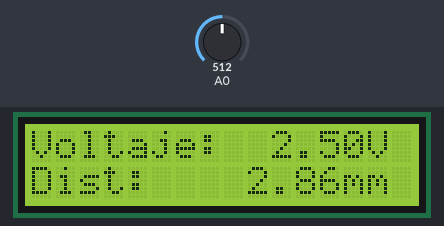
The sketch below on a simulated Arduino Uno, built with avr-gcc and run on an emulated ATmega328P. Parts: 16×2 character LCD. The inputs (shaded band) are chosen by the test bench; at power-on: A0 = 512.

Above: at 1.2 s.
1.3 s: A0 set to 716
At 2.1 s:
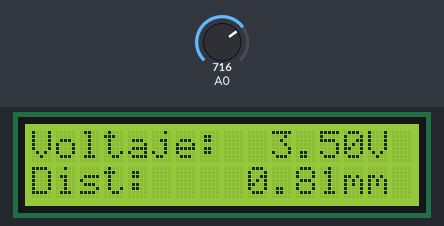
3.0 s: A0 set to 900
At 3.7 s:
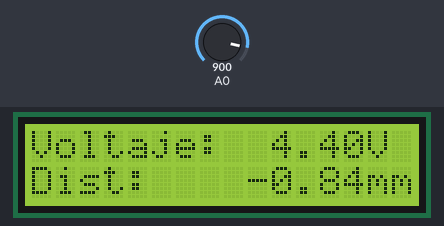
4.5 s: A0 set to 818
At 5.3 s:
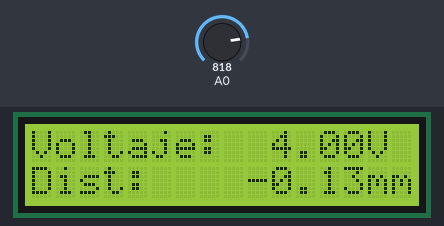
6.1 s: A0 set to 797
At 7.0 s:
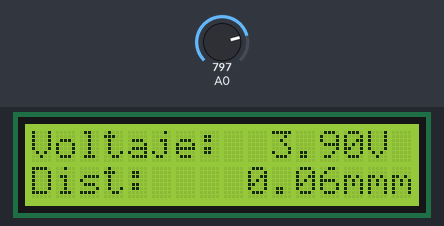
Timing chart, 0 to 8.6 s (numbered marks = the images above; inputs shaded):
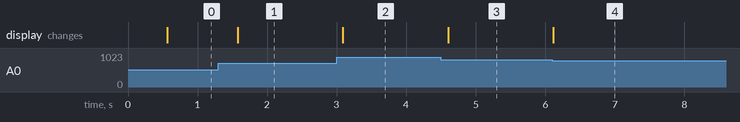

The sketch:

CNY.ino
```cpp
#include <LiquidCrystal.h>


LiquidCrystal lcd(12,11,5,4,3,2);
void setup() {
 pinMode(A0,INPUT);
 lcd.begin(16,2);
}

void loop() {
  float Vm,x;
  float a=.0152;
  float b=.5432;
  float c=3.9297;
  delay(500);
  Vm=analogRead(A0);
  Vm=Vm*(5.0/1023.0);
  lcd.setCursor(0,0);
  lcd.print("Voltaje:");
  lcd.setCursor(10,0);
  lcd.print(Vm);
  lcd.print("V");

  c=c-Vm;
  x = (b - sqrt( (b*b) - (4 * a * c) ) ) / (2.0 * a);
   lcd.setCursor(0,1);
   lcd.print("Dist:");
   lcd.setCursor(9,1);
   lcd.print(x);
   lcd.print("mm");

 }
```

Measured:
- the behaviour switches between 805 and 804 on A0 (found by bisection; images 3 and 4)
- after the input at 1.3 s, the display: changes after 0.28 s (image 1)
- after the input at 3.0 s, the display: changes after 0.09 s (image 2)
- after the input at 4.5 s, the display: changes after 0.10 s (image 3)
- after the input at 6.1 s, the display: changes at once (image 4)
